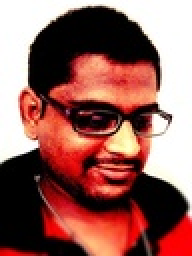
%> input picture HW09_Jain_Yash/mypic2.jpg, 96 x 128 px, shrunk from 649 x 861 before the run (shown 2 times larger)
$ octave --eval "HW04_Jain_Yash_main('../HW09_Jain_Yash/mypic2.jpg');"   (GNU Octave 9; MATLAB toolbox functions it lacks are replaced by stand-ins)
%> lines starting %> are read from the running program, lines starting %| are printed output that depends on the picture
function HW04_Jain_Yash_main(image_name)
%> called with image_name = '../HW09_Jain_Yash/mypic2.jpg'
   addpath( '../TEST_IMAGES/' );
   addpath( '../../TEST_IMAGES/' );
   input_image = imread(image_name);
%> input_image is the input picture: size 128x96x3 uint8; mean R, G, B 149.2, 97.9, 91.5
   % your_function_calls_here_to_other_functions
   % the rest of your homework goes in here?
    local_smear_routine( input_image );
    mat1 = round( fspecial( 'disk', 5 )*1000 );
    local_weighting_routine( input_image, mat1);
    mat2 = round( fspecial( 'gaus', 7, 3 )*1000 );
    local_weighting_routine( input_image, mat2);
end

function output_image =local_smear_routine(input_image)
    dimensions = size( input_image );
%> dimensions = [128 96 3]
    if length( dimensions ) > 2 % It checks if we have 3D array(color image)
        % We don't need color information so if it is colored image we
        % convert it to grayscale image
        input_image = rgb2gray( input_image );
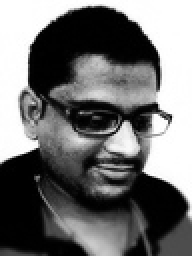
%> input_image: size 128x96 uint8 (shown 2 times larger); min 0, max 255, mean 112.5
    end
    input_image = im2double(input_image);
%> input_image: size 128x96 double
    output_image = input_image; % Setting the default return value to input_image

    %dimensions(2) will actually give us number of columns in image
    %dimensions(1) will actually give us number of rows in image
    %but in given code we stored in exact opposite manner so at the end I
    %interchanged the output_image( row, col ) to output_image( col, row )
    %to get correct output
    %value of ii and kk ranging from -1 to 1 i.e. -1,0,1
    for row = 2 : (dimensions(2) - 1)
        for col = 2 : (dimensions(1) - 1 )
            sum = 0;
            for ii = -1 : 1
                for kk = -1 : 1
                    sum = sum + input_image( col + ii, row + kk );
                end
            end
            output_image( col, row ) = sum / 9;
        end
    end
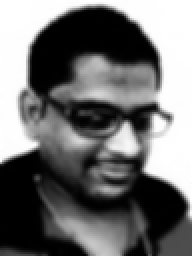
%> output_image: size 128x96 double (shown 2 times larger); min 0, max 1, mean 0.441; mean of the top-left, top-right, bottom-left and bottom-right quarters 0.495, 0.59, 0.256, 0.425
    figure;
    imagesc( output_image );
    colormap( gray );
    title('Local Smear Routine','Fontsize',15);
end


function output_image = local_weighting_routine( input_image, weights )
    wt_dims = size( weights ); % dimensions of the weights matrix, a MxM matrix.
    im_dims = size( input_image ); % dimensions of the image
%> im_dims = [128 96 3]
    if length(im_dims) > 2 % What does this do?
        % add your comments here.
       input_image = rgb2gray( input_image );
    end

    input_image = im2double(input_image);

    output_image = input_image; % Set the default return values ?
    % set Q, R, S, T, etc? so that the following works.
    % You also need to compute W, the final normalization constant for the sum
    % Set S and T to mid length of weight(filter) matrix
    % Use the value of S and T to Q and R and 1 to it.
    S=ceil(wt_dims(2)/2)-1;
    T=ceil(wt_dims(1)/2)-1;
    Q=S+1;
    R=T+1;
    W=sum(weights(:)); % taking sum of all elements in weights ( as described in PDF )

    temp_Q = Q; % just keeping a copy of this to use while taking sum
    temp_R = R; % just keeping a copy of this to use while taking sum
    %disp(W)

    for row = Q : (im_dims(2) - Q - 1 )
        for col = R : (im_dims(1) - R - 1 )
            sum_total= 0;
            for ii = -S : S
                for kk = -T : T
                  sum_total = sum_total + input_image( col + ii, row + kk) * weights(ii+temp_Q,kk+temp_R);
                end
            end
            output_image( col, row ) = sum_total / W; %(W which is the correct normalization constant you decide );
        end
    end
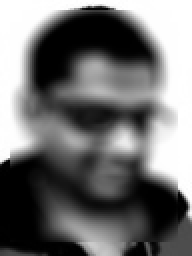
%> output_image: size 128x96 double (shown 2 times larger); min 0, max 1, mean 0.443
    figure;
    imagesc( output_image );
    colormap( gray );
    title('Local Weighting Routine','Fontsize',15);
end
%> after the loop in local_weighting_routine (call 2), `for row = Q : (im_dims(2) - Q - 1 )`:
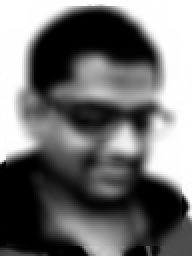
%> output_image: size 128x96 double (shown 2 times larger); min 0, max 1, mean 0.442
